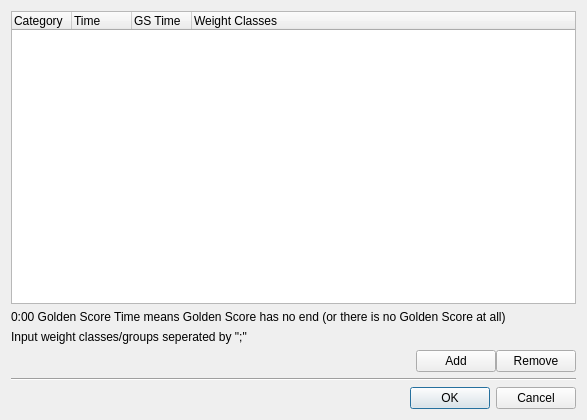
<?xml version="1.0" encoding="UTF-8"?>
<ui version="4.0">
 <class>FightCategoryManagerDlg</class>
 <widget class="QDialog" name="FightCategoryManagerDlg">
  <property name="geometry">
   <rect>
    <x>0</x>
    <y>0</y>
    <width>587</width>
    <height>420</height>
   </rect>
  </property>
  <property name="windowTitle">
   <string>Manage Fight Categories</string>
  </property>
  <property name="windowIcon">
   <iconset resource="ipponboard.qrc">
    <normaloff>:/res/icons/category.png</normaloff>:/res/icons/category.png</iconset>
  </property>
  <property name="modal">
   <bool>true</bool>
  </property>
  <layout class="QVBoxLayout" name="verticalLayout" stretch="0,0,0,0,0,0">
   <item>
    <widget class="QTreeWidget" name="treeWidget_classes">
     <property name="mouseTracking">
      <bool>false</bool>
     </property>
     <property name="editTriggers">
      <set>QAbstractItemView::DoubleClicked</set>
     </property>
     <property name="showDropIndicator" stdset="0">
      <bool>false</bool>
     </property>
     <property name="alternatingRowColors">
      <bool>true</bool>
     </property>
     <property name="selectionBehavior">
      <enum>QAbstractItemView::SelectRows</enum>
     </property>
     <property name="indentation">
      <number>0</number>
     </property>
     <property name="rootIsDecorated">
      <bool>false</bool>
     </property>
     <property name="itemsExpandable">
      <bool>false</bool>
     </property>
     <attribute name="headerDefaultSectionSize">
      <number>60</number>
     </attribute>
     <column>
      <property name="text">
       <string>Category</string>
      </property>
      <property name="toolTip">
       <string>The name of the category</string>
      </property>
     </column>
     <column>
      <property name="text">
       <string>Time</string>
      </property>
      <property name="toolTip">
       <string>Round Time</string>
      </property>
      <property name="textAlignment">
       <set>AlignLeading|AlignVCenter</set>
      </property>
     </column>
     <column>
      <property name="text">
       <string>GS Time</string>
      </property>
      <property name="toolTip">
       <string>Golden Score Time</string>
      </property>
      <property name="statusTip">
       <string/>
      </property>
     </column>
     <column>
      <property name="text">
       <string>Weight Classes</string>
      </property>
      <property name="toolTip">
       <string>The weight classes (separated by semicolons)</string>
      </property>
     </column>
    </widget>
   </item>
   <item>
    <widget class="QLabel" name="label">
     <property name="font">
      <font>
       <family>Segoe UI</family>
       <pointsize>9</pointsize>
      </font>
     </property>
     <property name="text">
      <string>0:00 Golden Score Time means Golden Score has no end (or there is no Golden Score at all)</string>
     </property>
    </widget>
   </item>
   <item>
    <widget class="QLabel" name="label_2">
     <property name="font">
      <font>
       <family>Segoe UI</family>
       <pointsize>9</pointsize>
      </font>
     </property>
     <property name="text">
      <string>Input weight classes/groups seperated by &quot;;&quot;</string>
     </property>
    </widget>
   </item>
   <item>
    <layout class="QHBoxLayout" name="horizontalLayout">
     <property name="spacing">
      <number>0</number>
     </property>
     <property name="rightMargin">
      <number>0</number>
     </property>
     <item>
      <spacer name="horizontalSpacer">
       <property name="orientation">
        <enum>Qt::Horizontal</enum>
       </property>
       <property name="sizeHint" stdset="0">
        <size>
         <width>40</width>
         <height>20</height>
        </size>
       </property>
      </spacer>
     </item>
     <item>
      <widget class="QPushButton" name="pushButton_add">
       <property name="toolTip">
        <string>Add a new category</string>
       </property>
       <property name="text">
        <string>Add</string>
       </property>
       <property name="icon">
        <iconset resource="ipponboard.qrc">
         <normaloff>:/res/icons/add.png</normaloff>:/res/icons/add.png</iconset>
       </property>
      </widget>
     </item>
     <item>
      <widget class="QPushButton" name="pushButton_remove">
       <property name="toolTip">
        <string>Remove the currently selected weight class</string>
       </property>
       <property name="text">
        <string>Remove</string>
       </property>
       <property name="icon">
        <iconset resource="ipponboard.qrc">
         <normaloff>:/res/icons/delete.png</normaloff>:/res/icons/delete.png</iconset>
       </property>
       <property name="autoDefault">
        <bool>true</bool>
       </property>
      </widget>
     </item>
    </layout>
   </item>
   <item>
    <widget class="Line" name="line">
     <property name="orientation">
      <enum>Qt::Horizontal</enum>
     </property>
    </widget>
   </item>
   <item>
    <widget class="QDialogButtonBox" name="buttonBox">
     <property name="orientation">
      <enum>Qt::Horizontal</enum>
     </property>
     <property name="standardButtons">
      <set>QDialogButtonBox::Cancel|QDialogButtonBox::Ok</set>
     </property>
    </widget>
   </item>
  </layout>
 </widget>
 <resources>
  <include location="ipponboard.qrc"/>
 </resources>
 <connections>
  <connection>
   <sender>buttonBox</sender>
   <signal>accepted()</signal>
   <receiver>FightCategoryManagerDlg</receiver>
   <slot>accept()</slot>
   <hints>
    <hint type="sourcelabel">
     <x>248</x>
     <y>254</y>
    </hint>
    <hint type="destinationlabel">
     <x>157</x>
     <y>274</y>
    </hint>
   </hints>
  </connection>
  <connection>
   <sender>buttonBox</sender>
   <signal>rejected()</signal>
   <receiver>FightCategoryManagerDlg</receiver>
   <slot>reject()</slot>
   <hints>
    <hint type="sourcelabel">
     <x>316</x>
     <y>260</y>
    </hint>
    <hint type="destinationlabel">
     <x>286</x>
     <y>274</y>
    </hint>
   </hints>
  </connection>
 </connections>
</ui>
